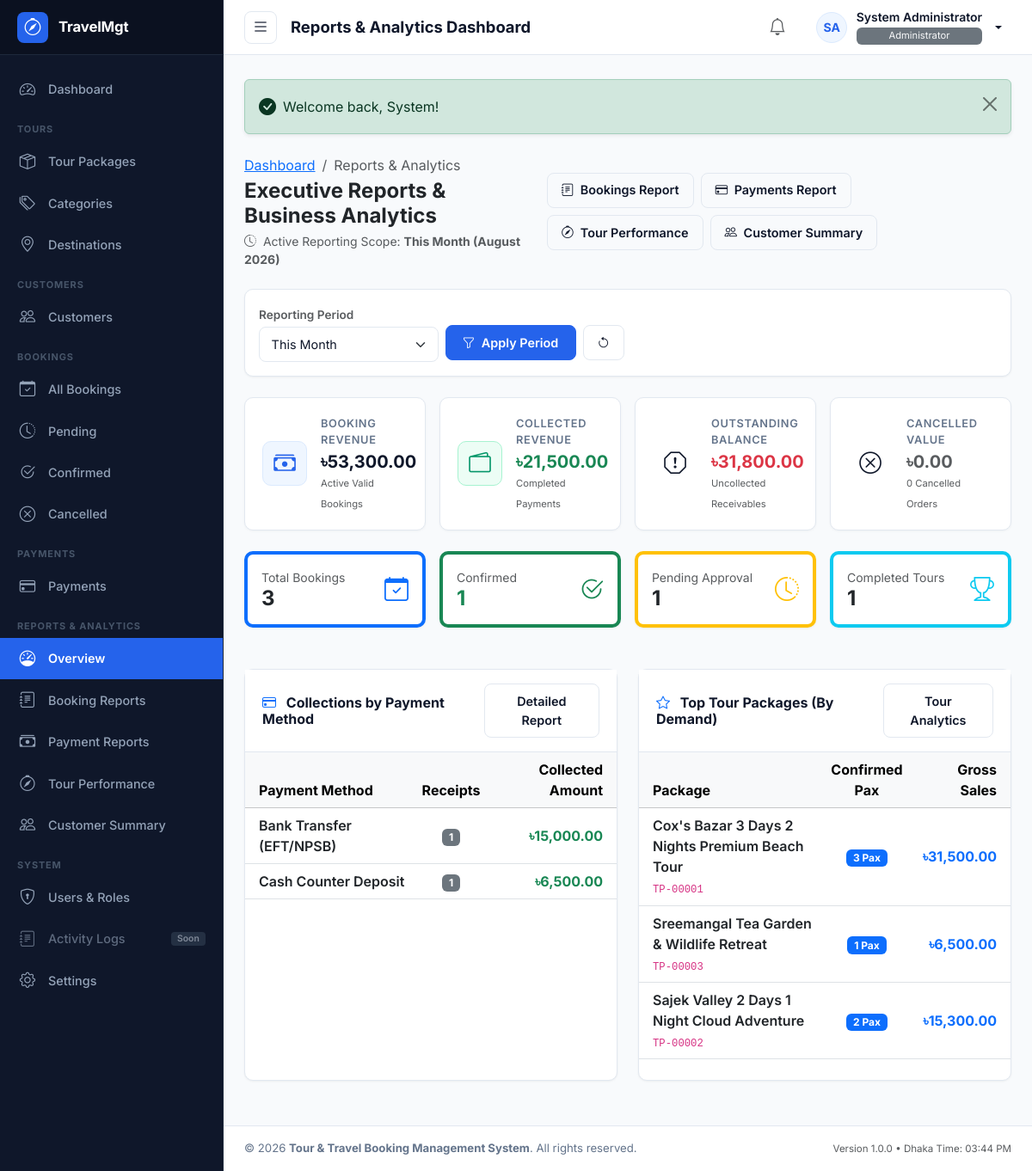
Page /modules/reports/index.php (signed in) on the committed database.
### tables this page shows
CREATE TABLE `users` (
  `id` INT UNSIGNED NOT NULL AUTO_INCREMENT,
  `role_id` INT UNSIGNED NOT NULL,
  `first_name` VARCHAR(50) NOT NULL,
  `last_name` VARCHAR(50) NOT NULL,
  `name` VARCHAR(100) NOT NULL,
  `email` VARCHAR(100) NOT NULL,
  `phone` VARCHAR(20) DEFAULT NULL,
  `password` VARCHAR(255) NOT NULL,
  `avatar` VARCHAR(255) DEFAULT NULL,
  `status` ENUM('active', 'inactive') NOT NULL DEFAULT 'active',
  `last_login` DATETIME DEFAULT NULL,
  `created_at` TIMESTAMP NOT NULL DEFAULT CURRENT_TIMESTAMP,
  `updated_at` TIMESTAMP NOT NULL DEFAULT CURRENT_TIMESTAMP ON UPDATE CURRENT_TIMESTAMP,
  `deleted_at` DATETIME DEFAULT NULL,
  PRIMARY KEY (`id`),
  UNIQUE KEY `uk_users_email` (`email`),
  KEY `idx_users_role_id` (`role_id`),
  KEY `idx_users_status` (`status`),
  KEY `idx_users_deleted_at` (`deleted_at`),
  CONSTRAINT `fk_users_role` FOREIGN KEY (`role_id`) REFERENCES `roles` (`id`) ON DELETE RESTRICT ON UPDATE CASCADE
);

CREATE TABLE `roles` (
  `id` INT UNSIGNED NOT NULL AUTO_INCREMENT,
  `name` VARCHAR(50) NOT NULL,
  `slug` VARCHAR(50) NOT NULL,
  `description` VARCHAR(255) DEFAULT NULL,
  `created_at` TIMESTAMP NOT NULL DEFAULT CURRENT_TIMESTAMP,
  `updated_at` TIMESTAMP NOT NULL DEFAULT CURRENT_TIMESTAMP ON UPDATE CURRENT_TIMESTAMP,
  PRIMARY KEY (`id`),
  UNIQUE KEY `uk_roles_slug` (`slug`)
);

CREATE TABLE `tour_packages` (
  `id` INT UNSIGNED NOT NULL AUTO_INCREMENT,
  `category_id` INT UNSIGNED NOT NULL,
  `destination_id` INT UNSIGNED NOT NULL,
  `package_code` VARCHAR(30) NOT NULL,
  `name` VARCHAR(200) NOT NULL,
  `slug` VARCHAR(220) NOT NULL,
  `short_description` VARCHAR(500) DEFAULT NULL,
  `description` TEXT DEFAULT NULL,
  `duration_days` INT UNSIGNED NOT NULL DEFAULT 1,
  `duration_nights` INT UNSIGNED NOT NULL DEFAULT 0,
  `price` DECIMAL(12,2) NOT NULL DEFAULT 0.00,
  `child_price` DECIMAL(12,2) DEFAULT NULL,
  `discount_type` ENUM('none', 'percentage', 'fixed') NOT NULL DEFAULT 'none',
  `discount_value` DECIMAL(12,2) NOT NULL DEFAULT 0.00,
  `available_seats` INT UNSIGNED NOT NULL DEFAULT 0,
  `departure_location` VARCHAR(150) DEFAULT NULL,
  `featured_image` VARCHAR(255) DEFAULT NULL,
  `hotel_information` TEXT DEFAULT NULL,
  `transportation` TEXT DEFAULT NULL,
  `meal_information` TEXT DEFAULT NULL,
  `included_services` TEXT DEFAULT NULL,
  `excluded_services` TEXT DEFAULT NULL,
  `terms_conditions` TEXT DEFAULT NULL,
  `status` ENUM('active', 'inactive', 'draft') NOT NULL DEFAULT 'active',
  `featured` TINYINT(1) NOT NULL DEFAULT 0,
  `created_at` TIMESTAMP NOT NULL DEFAULT CURRENT_TIMESTAMP,
  `updated_at` TIMESTAMP NOT NULL DEFAULT CURRENT_TIMESTAMP ON UPDATE CURRENT_TIMESTAMP,
  `deleted_at` DATETIME DEFAULT NULL,
  PRIMARY KEY (`id`),
  UNIQUE KEY `uk_tour_packages_code` (`package_code`),
  UNIQUE KEY `uk_tour_packages_slug` (`slug`),
  KEY `idx_tour_packages_category` (`category_id`),
  KEY `idx_tour_packages_destination` (`destination_id`),
  KEY `idx_tour_packages_status` (`status`),
  KEY `idx_tour_packages_featured` (`featured`),
  KEY `idx_tour_packages_deleted_at` (`deleted_at`),
  CONSTRAINT `fk_tour_packages_category` FOREIGN KEY (`category_id`) REFERENCES `tour_categories` (`id`) ON DELETE RESTRICT ON UPDATE CASCADE,
  CONSTRAINT `fk_tour_packages_destination` FOREIGN KEY (`destination_id`) REFERENCES `tour_destinations` (`id`) ON DELETE RESTRICT ON UPDATE CASCADE
);

### modules/reports/index.php (the view, shortened to what the rows shown need)
<?php
$pageTitle = 'Reports & Analytics Dashboard';
require_once __DIR__ . '/../../includes/admin_header.php';
$period = trim($_GET['period'] ?? 'this_month');
$dateFrom = '';
$dateTo   = '';
switch ($period) {
    case 'this_month':
        $dateFrom = date('Y-m-01');
        $dateTo   = date('Y-m-t');
        break;
}
$topTours           = [];
try {
    $pdo = get_db_connection();
    $stmtTopTours = $pdo->prepare("
        SELECT
            tp.id,
            tp.package_code,
            tp.name,
            COUNT(b.id) AS total_orders,
            COALESCE(SUM(CASE WHEN b.booking_status IN ('confirmed', 'completed') THEN 1 ELSE 0 END), 0) AS confirmed_orders,
            COALESCE(SUM(CASE WHEN b.booking_status != 'cancelled' THEN (b.adults + b.children + b.infants) ELSE 0 END), 0) AS total_pax,
            COALESCE(SUM(CASE WHEN b.booking_status != 'cancelled' THEN b.total_amount ELSE 0 END), 0) AS gross_sales
        FROM tour_packages tp
        JOIN bookings b ON b.tour_package_id = tp.id
        WHERE b.deleted_at IS NULL
          AND DATE(b.created_at) >= :d_from
          AND DATE(b.created_at) <= :d_to
        GROUP BY tp.id, tp.package_code, tp.name
        ORDER BY confirmed_orders DESC, gross_sales DESC
        LIMIT 5
    ");
    $stmtTopTours->execute(['d_from' => $dateFrom, 'd_to' => $dateTo]);
    $topTours = $stmtTopTours->fetchAll();
} catch (PDOException $e) {
    error_log('Reports Overview Error: ' . $e->getMessage());
}
?>
<main id="admin-main">
    <?php require_once __DIR__ . '/../../includes/admin_topbar.php'; ?>
    <div class="admin-content-body">
        <div class="d-flex flex-column flex-md-row justify-content-between align-items-md-center gap-3 mb-4">
            <div>
                <h2 class="fs-4 fw-bold text-dark mb-0">Executive Reports & Business Analytics</h2>
            </div>
        </div>
        <div class="row g-4 mb-4">
            <div class="col-12 col-lg-6">
                <div class="admin-card h-100">
                    <div class="admin-card-body p-0">
                        <div class="table-responsive">
                            <table class="table table-hover align-middle mb-0">
                                <thead class="table-light">
                                    <tr>
                                        <th class="ps-3">Payment Method</th>
                                        <th class="text-center">Receipts</th>
                                        <th class="pe-3 text-end">Collected Amount</th>
                                    </tr>
                                </thead>
                            </table>
                        </div>
                    </div>
                </div>
            </div>
            <div class="col-12 col-lg-6">
                <div class="admin-card h-100">
                    <div class="admin-card-body p-0">
                        <div class="table-responsive">
                            <table class="table table-hover align-middle mb-0">
                                <thead class="table-light">
                                    <tr>
                                        <th class="ps-3">Package</th>
                                        <th class="text-center">Confirmed Pax</th>
                                        <th class="pe-3 text-end">Gross Sales</th>
                                    </tr>
                                </thead>
                                <tbody>
                                    <?php if (!empty($topTours)): ?>
                                        <?php foreach ($topTours as $tt): ?>
                                            <tr>
                                                <td class="ps-3">
                                                    <div class="fw-semibold text-dark"><?= e($tt['name']); ?></div>
                                                    <small class="text-muted"><code><?= e($tt['package_code']); ?></code></small>
                                                </td>
                                                <td class="text-center">
                                                    <span class="badge bg-primary"><?= (int)$tt['total_pax']; ?> Pax</span>
                                                </td>
                                                <td class="pe-3 text-end">
                                                    <strong class="text-primary"><?= format_currency($tt['gross_sales']); ?></strong>
                                                </td>
                                            </tr>
                                        <?php endforeach; ?>
                                    <?php else: ?>
                                        <tr>
                                            <td colspan="3" class="text-center py-4 text-muted">No booking reservations recorded in this period.</td>
                                        </tr>
                                    <?php endif; ?>
                                </tbody>
                            </table>
                        </div>
                    </div>
                </div>
            </div>
        </div>
    </div>
<?php require_once __DIR__ . '/../../includes/admin_footer.php'; ?>

### includes/admin_topbar.php (shortened to what the rows shown need)
<?php
$user = current_user();
$userName = $user['name'] ?? 'User';
$userRole = $user['role_name'] ?? 'Staff';
$userAvatarUrl = get_avatar_url($user['avatar'] ?? null);
$userInitials = get_user_initials($userName);
?>
<header id="admin-topbar">
    <div class="topbar-left">
        <h1 class="page-title"><?= isset($pageTitle) ? e($pageTitle) : 'Dashboard'; ?></h1>
    </div>
    <div class="topbar-right">
        <div class="dropdown">
            <button class="user-profile-btn dropdown-toggle" type="button" id="userMenuDropdown" data-bs-toggle="dropdown" aria-expanded="false">
                <?php if ($userAvatarUrl): ?>
                    <img src="<?= e($userAvatarUrl); ?>" alt="<?= e($userName); ?>" class="avatar-circle">
                <?php else: ?>
                    <span class="avatar-circle"><?= e($userInitials); ?></span>
                <?php endif; ?>
                <div class="user-meta-info">
                    <span class="user-meta-name"><?= e($userName); ?></span>
                    <span class="user-meta-role badge bg-secondary text-light fw-normal py-1 px-2 mt-1" style="font-size: 0.7rem;"><?= e($userRole); ?></span>
                </div>
            </button>
        </div>
    </div>
</header>

### rows in the picture
users: userInitials "SA", name "System Administrator", role.name "Administrator"
tour_packages: name "Cox's Bazar 3 Days 2 Nights Premium Beach Tour", package_code "TP-00001", total_pax "3", gross_sales "৳31,500.00"
tour_packages: name "Sreemangal Tea Garden & Wildlife Retreat", package_code "TP-00003", total_pax "1", gross_sales "৳6,500.00"
tour_packages: name "Sajek Valley 2 Days 1 Night Cloud Adventure", package_code "TP-00002", total_pax "2", gross_sales "৳15,300.00"

### other values in the picture
APP_SHORT_NAME "TravelMgt"
$pageTitle "Reports & Analytics Dashboard"
$periodLabel "This Month (August 2026)"
format_currency($activeBookingSales) "৳53,300.00"
format_currency($totalCollected) "৳21,500.00"
format_currency($totalOutstanding) "৳31,800.00"
format_currency($cancelledSales) "৳0.00"
$cancelledBookings "0"
$totalBookings "3"
$confirmedBookings "1"
$pendingBookings "1"
$completedBookings "1"
$mName "Bank Transfer (EFT/NPSB)"
$ms['trx_count'] "1"
format_currency($ms['total_amount']) "৳15,000.00"
